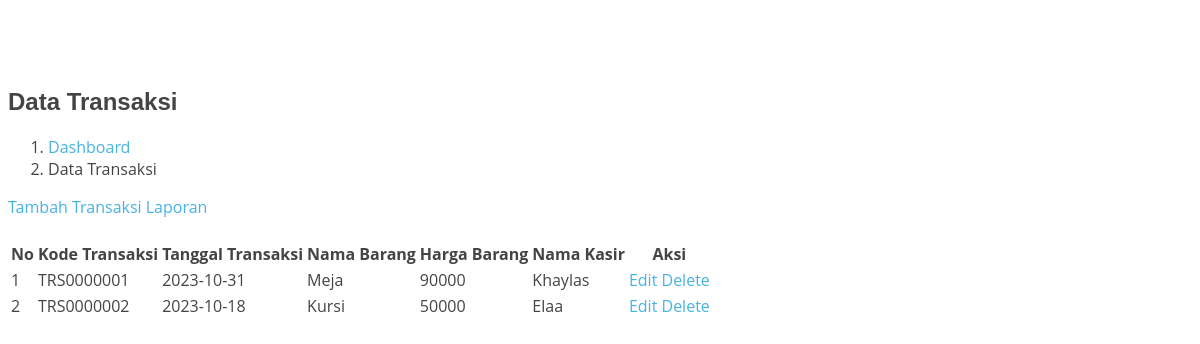
/pages/transaksi/transaksi.php, run on the app's committed database.
### tables this page shows
CREATE TABLE `tb_transaksi` (
  `id_transaksi` varchar(10) NOT NULL,
  `tgl_transaksi` date NOT NULL,
  `id_barang` varchar(10) NOT NULL,
  `nip` varchar(10) NOT NULL
);

CREATE TABLE `tb_barang` (
  `id_barang` varchar(10) NOT NULL,
  `nama_barang` varchar(30) NOT NULL,
  `harga_barang` varchar(30) NOT NULL,
  `stok_barang` varchar(30) NOT NULL
);

CREATE TABLE `tb_pegawai` (
  `nip` varchar(10) NOT NULL,
  `nama_peg` varchar(50) NOT NULL,
  `alamat_peg` varchar(50) NOT NULL,
  `telp_peg` varchar(20) NOT NULL,
  `jenis_kelamin_peg` enum('Pria','Wanita','','') NOT NULL
);

### pages/transaksi/tampil.php (the view)
<h1 class="mt-4">Data Transaksi</h1>
    <ol class="breadcrumb mb-4">
        <li class="breadcrumb-item"><a href="index.php">Dashboard</a></li>
        <li class="breadcrumb-item active">Data Transaksi</li>
    </ol>
<div class="col-sm-50 col-12 text-right m-b-30">
    <div class="d-flex justify-content-end">
        <a href="index.php?page=transaksi&aksi=tambah" class="btn btn-primary btn-rounded" title="Tambah Data"><i class="fa fa-plus"></i> Tambah Transaksi</a>
        <a href="../laporan/laporan_pegawai.php" target="_blank" class="btn btn-success btn-rounded" title="Laporan"><i class="fa fa-print"></i> Laporan</a>
    </div>
</div>
<br>
    <div class="row">
        <div class="col-md-12">
            <div class="panel panel-default">
                <div class="panel-body">
                    <div class="table-responsive">
                        <table class="table table-striped table-bordered custom-table mb-0 table-hover" id="dataTables-example">
                            <thead>
                            <tr>
                                <th>No</th>
                                <th>Kode Transaksi</th>
                                <th>Tanggal Transaksi</th>
                                <th>Nama Barang</th>
                                <th>Harga Barang</th>
                                <th>Nama Kasir</th>
                                <th class="text-right">Aksi</th>
                            </tr>
                            </thead>
                            <tbody>
                            <?php
                            $query = mysqli_query($koneksi,"SELECT tb_transaksi.*,tb_barang.*, tb_pegawai.* FROM tb_transaksi
                            INNER JOIN tb_barang
                            ON tb_barang.id_barang = tb_transaksi.id_barang
                            INNER JOIN tb_pegawai
                            ON tb_pegawai.nip = tb_transaksi.nip
                            ORDER BY tb_transaksi.id_transaksi ASC ");
                            $no = 1;
                            while ($data = @mysqli_fetch_array($query))
                            {
                            ?>
                            <tr>
                                <td><?php echo $no ?></td>
                                <td><?php echo $data['id_transaksi'] ;?></td>
                                <td><?php echo $data['tgl_transaksi'] ;?></td>
                                <td><?php echo $data['nama_barang'] ;?></td>
                                <td><?php echo $data['harga_barang'] ;?></td>
                                <td><?php echo $data['nama_peg'] ;?></td>
                                <td class="text-right">
                                     <a class="dropdown-item" href="index.php?page=transaksi&aksi=edit&id=<?php echo $data['id_transaksi']; ?>"><i class="fa fa-pencil m-r-5"></i> Edit</a>
                                     <a class="dropdown-item" href="index.php?page=transaksi&aksi=hapus&id=<?php echo $data['id_transaksi']; ?>"><i class="fa fa-trash-o m-r-5"></i> Delete</a>
        </td>
                            </tr>
                            <?php
                            $no++;
                            };
                            ?>
                        </tbody>
                        </table>
                    </div>
                </div>
            </div>
        </div>
    </div>

### pages/transaksi/transaksi.php (shortened to what this page needs)
<link href="../Template/assets/css/style.css" rel="stylesheet" />
        <section class="">
            <?php
            @$page = $_GET['aksi'];
            switch ($page) {
                default:
                    include "tampil.php";
                    break;
            }
            ?>
        </section>

### Template1/assets/css/style.css (style rules this page uses)
a { color: #47b2e4; text-decoration: none; }
h1, h2, h3, h4, h5, h6 { font-family: "Jost", sans-serif; }
section { padding: 60px 0; overflow: hidden; }

### data on the page
tb_transaksi: id_transaksi "TRS0000001", tgl_transaksi "2023-10-31", id_barang.nama_barang "Meja", id_barang.harga_barang "90000", nip.nama_peg "Khaylas"
tb_transaksi: id_transaksi "TRS0000002", tgl_transaksi "2023-10-18", id_barang.nama_barang "Kursi", id_barang.harga_barang "50000", nip.nama_peg "Elaa"
